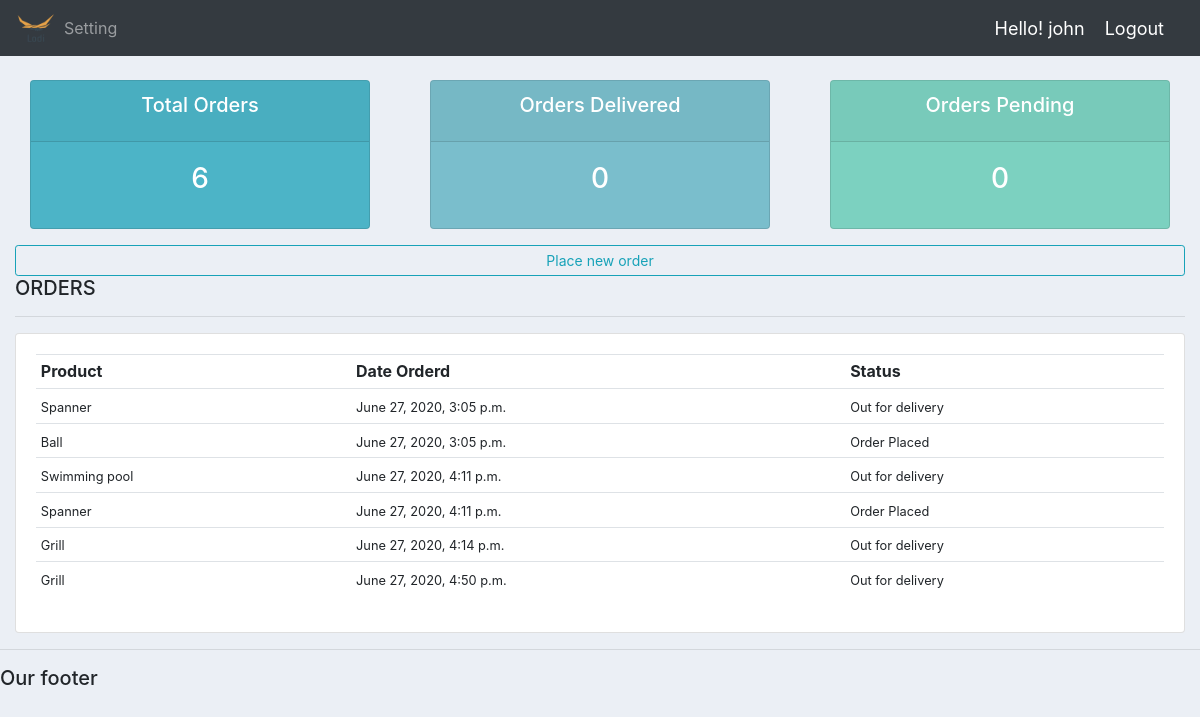
Screenshot of /user/ (signed in) with the database file from the repository.
### account/models.py (models this page shows, shortened)
class Order(models.Model):
	STATUS = (
			('Pending', 'Pending'),
			('Order Placed', 'Order Placed'),
			('Out for delivery', 'Out for delivery'),
			('Delivered', 'Delivered'),
			)
	customer = models.ForeignKey(Customer, null=True, on_delete= models.SET_NULL)
	product = models.ForeignKey(Product, null=True, on_delete= models.SET_NULL)
	date_created = models.DateTimeField(auto_now_add=True, null=True)
	status = models.CharField(max_length=200, null=True,default='Order Placed', choices=STATUS)

class Product(models.Model):
	CATEGORY = (
			('Indoor', 'Indoor'),
			('Out Door', 'Out Door'),
			)
	name = models.CharField(max_length=200, null=True)
	price = models.FloatField(null=True)
	category = models.CharField(max_length=200, null=True, choices=CATEGORY)
	description = models.CharField(max_length=200, null=True, blank=True)
	date_created = models.DateTimeField(auto_now_add=True, null=True)
	tags = models.ManyToManyField(Tag)
	def __str__(self):
		return self.name

### account/decorators.py (the view)
        def wrapper_func(request,*args, **kwargs):
            group = None
            if request.user.groups.exists():
                group = request.user.groups.all()[0].name
            if group in allowed_roles:
                return view_func(request,*args, **kwargs)
            else:
                return HttpResponse('You are not authorised to access the page')

### account/views.py (called while the page is built)
@login_required(login_url='login')
@allowed_users(allowed_roles=['customer'])
def userPage(request):
    name = request.user.customer.name
    customer = Customer.objects.get(name=name)
    orders = request.user.customer.order_set.all()
    total_orders = orders.count()
    order_delivered = orders.filter(status='Delivered').count()
    order_pending = orders.filter(status='Pending').count()
    context={'order':orders,
    'total_orders':total_orders,
    'order_delivered':order_delivered,
    'order_pending':order_pending,
    'customer':customer,
    }
    return render(request, 'accounts/user_page.html', context)

### templates/accounts/user_page.html
{%  extends 'accounts/main.html' %}
{% block content %}
<br>
<div class="row">
	<div class="col">
		<div class="col-md">
			<div class="card text-center text-white  mb-3" id="total-orders">
			  	<div class="card-header">
			  		<h5 class="card-title">Total Orders</h5>
			  	</div>
			  	<div class="card-body">
			    	<h3 class="card-title">{{total_orders}}</h3>
			  	</div>
			</div>
		</div>
	</div>
	<div class="col">
		<div class="col-md">
			<div class="card text-center text-white  mb-3" id="orders-delivered">
			  	<div class="card-header">
			  		<h5 class="card-title">Orders Delivered</h5>
			  	</div>
			  	<div class="card-body">
			    	<h3 class="card-title">{{order_delivered}}</h3>
			  	</div>
			</div>
		</div>
	</div>
	<div class="col">
		<div class="col-md">
			<div class="card text-center text-white  mb-3" id="orders-pending">
			  	<div class="card-header">
			  		<h5 class="card-title">Orders Pending</h5>
			  	</div>
			  	<div class="card-body">
			    	<h3 class="card-title">{{order_pending}}</h3>
			  	</div>
			</div>
		</div>
	</div>
</div>
<div class=row>
<div class="col-md">
		<a class="btn btn-outline-info  btn-sm btn-block" href="{% url 'create_order' customer.id%}">Place new order</a>
		<h5>ORDERS</h5>
		<hr>
		<div class="card card-body">
			<table class="table table-sm">
				<tr>
					<th>Product</th>
					<th>Date Orderd</th>
					<th>Status</th>
				</tr>
			{% for orders in order %}
				<tr>
					<th><small>{{orders.product}}</small></th>
					<th><small>{{orders.date_created}}</small></th>
					<th><small>{{orders.status}}</small></th>
			{% endfor %}
			</table>
		</div>
	</div>
</div>
{% endblock content %}

### templates/accounts/navbar.html (shortened to what this page needs)
{% load static %}
<nav class="navbar navbar-expand-lg navbar-dark bg-dark">
  <img src="{% static '/images/logo.png' %}" height=40px weidth=80px >
  <div class="collapse navbar-collapse" id="navbarNav">
    <ul class="navbar-nav">
    {% if request.user.is_staff %}
      <li class="nav-item active">
        <a class="nav-link" href="{% url 'home' %}">Dashboard</a>
      </li>
      <li class="nav-item">
        <a class="nav-link" href="{% url 'product' %}">Products</a>
      </li>
    {% else %}
      <li class="nav-item">
        <a class="nav-link" href="{% url 'account_setting' %}">Setting</a>
      </li>
    {% endif %}
    </ul>
  </div>
  <span class = "hello-msg" >Hello! {{request.user}}</span>
  <span><a class = "hello-msg" href="{% url 'logout' %}">Logout</a></span>
</nav>

### static/account/css/main.css (style rules this page uses)
body { background-color: #ebeff5; }
#total-orders { background-color: #4cb4c7; }
#orders-delivered { background-color: #7abecc; }
#orders-pending { background-color: #7CD1C0; }

### templates/accounts/navbar.html (style rules this page uses)
.hello-msg { font-size:18px; color:#ffff; margin-right:20px; }

### rows the page displays
Order: product "Spanner", date_created "June 27, 2020, 3:05 p.m.", status "Out for delivery"
Order: product "Ball", date_created "June 27, 2020, 3:05 p.m.", status "Order Placed"
Order: product "Swimming pool", date_created "June 27, 2020, 4:11 p.m.", status "Out for delivery"
Order: product "Spanner", date_created "June 27, 2020, 4:11 p.m.", status "Order Placed"
Order: product "Grill", date_created "June 27, 2020, 4:14 p.m.", status "Out for delivery"
Order: product "Grill", date_created "June 27, 2020, 4:50 p.m.", status "Out for delivery"

### other values shown
{{ request.user }} "john"
{{ total_orders }} "6"
{{ order_delivered }} "0"
{{ order_pending }} "0"
